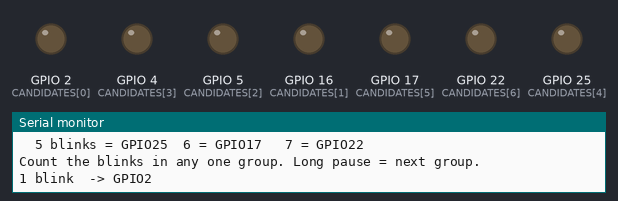
Bench run of a sketch on a simulated ESP32. Parts: output pins drawn as LEDs (lit = HIGH), the last lines printed to the serial monitor.

Above: at 0.8 s.
At 6.96 s:
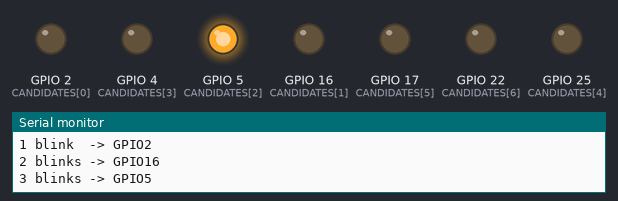
At 10.81 s:
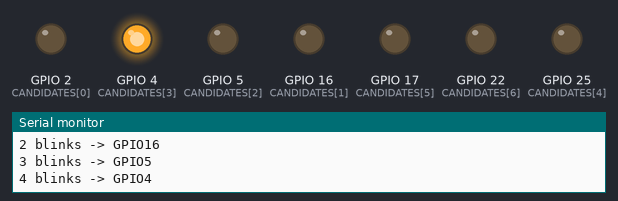
At 19.86 s:
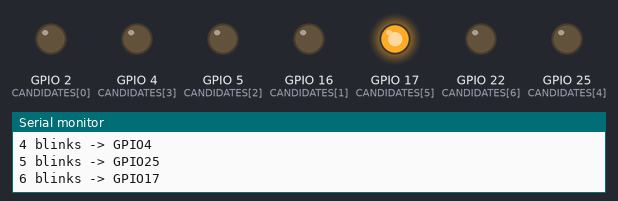
At 27.76 s:
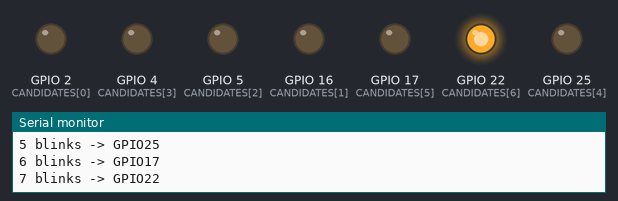
At 39.11 s:
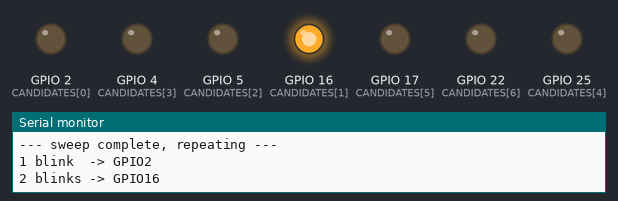
Timing chart, 0 to 40.0 s (numbered marks = the images above):
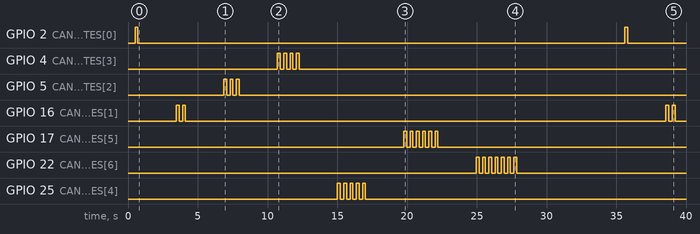

The sketch:

led_probe.ino
```cpp
// Diagnostic utility: find which GPIO drives the onboard LED on these
// WEMOS/Snvi ESP32 + 18650-holder boards. Not part of the deployed system.
//
// Why this exists: the status-indicator firmware needs to know the LED pin,
// and these boards are a generic clone whose pinout is not documented
// consistently. GPIO2 is the usual answer on ESP32 dev boards, but the
// 18650-shield variants have also been seen wired elsewhere, and the
// project's 2026-07-06 bring-up notes record "a basic blink sketch (LED on a
// pin)" without saying which pin it used.
//
// THE GROUPS ARE SELF-IDENTIFYING. Each candidate pin blinks a number of
// times equal to its position in the list, then pauses. So you do not need to
// know when the sweep started or count passes: just count the blinks in any
// one group and that number tells you the pin.
//
//     1 blink  = GPIO2       5 blinks = GPIO25
//     2 blinks = GPIO16      6 blinks = GPIO17
//     3 blinks = GPIO5       7 blinks = GPIO22
//     4 blinks = GPIO4
//
// (An earlier version of this sketch blinked every pin the same number of
// times and expected the pin to be identified by counting passes from the
// start of the sweep. That is unusable in practice -- there is no visible
// marker for where a sweep begins. Hence the encoding.)
//
// Candidates avoid anything the deployed system needs: GPIO21/22 are I2C to
// the MPU-6050 (22 is included last only to catch the case where the "LED" is
// really an I2C activity light), GPIO27 is the capacitive touch electrode,
// and the strapping pins (0, 12, 15) are left out because holding them at the
// wrong level breaks the next firmware upload.
//
// Run with the board on USB. Serial Monitor at 115200 is optional -- the
// blink count is the answer, the serial output just mirrors it.

const int CANDIDATES[] = {2, 16, 5, 4, 25, 17, 22};
const int NUM_CANDIDATES = sizeof(CANDIDATES) / sizeof(CANDIDATES[0]);

const int ON_MS = 200;
const int OFF_MS = 250;
const int GROUP_GAP_MS = 2500;   // long enough that groups never run together
const int SWEEP_GAP_MS = 5000;   // longer still, so a full sweep is obvious

void setup() {
  Serial.begin(115200);
  delay(500);
  Serial.println();
  Serial.println("LED pin probe -- blink COUNT identifies the pin");
  Serial.println("  1 blink = GPIO2    2 = GPIO16   3 = GPIO5   4 = GPIO4");
  Serial.println("  5 blinks = GPIO25  6 = GPIO17   7 = GPIO22");
  Serial.println("Count the blinks in any one group. Long pause = next group.");
  Serial.println();

  for (int i = 0; i < NUM_CANDIDATES; i++) {
    pinMode(CANDIDATES[i], OUTPUT);
    digitalWrite(CANDIDATES[i], LOW);
  }
}

void loop() {
  for (int i = 0; i < NUM_CANDIDATES; i++) {
    int pin = CANDIDATES[i];
    int blinks = i + 1;

    Serial.print(blinks);
    Serial.print(blinks == 1 ? " blink  -> GPIO" : " blinks -> GPIO");
    Serial.println(pin);

    for (int b = 0; b < blinks; b++) {
      digitalWrite(pin, HIGH);
      delay(ON_MS);
      digitalWrite(pin, LOW);
      delay(OFF_MS);
    }
    delay(GROUP_GAP_MS);
  }

  Serial.println("--- sweep complete, repeating ---");
  Serial.println();
  delay(SWEEP_GAP_MS);
}
```

Measured:
- by itself, GPIO 2 (CANDIDATES[0]): alternates HIGH for 0.20 s and LOW for 34.9 s
- by itself, GPIO 4 (CANDIDATES[3]): LOW → HIGH at 10.7 s, → LOW 0.20 s later, → HIGH 0.25 s later, → LOW 0.20 s later, … (8 changes in this stretch)
- by itself, GPIO 5 (CANDIDATES[2]): LOW → HIGH at 6.9 s, → LOW 0.20 s later, → HIGH 0.25 s later, → LOW 0.20 s later, … (6 changes in this stretch)
- by itself, GPIO 16 (CANDIDATES[1]): LOW → HIGH at 3.5 s, → LOW 0.20 s later, → HIGH 0.25 s later, → LOW 0.20 s later, … (8 changes in this stretch)
- by itself, GPIO 17 (CANDIDATES[5]): LOW → HIGH at 19.8 s, → LOW 0.20 s later, → HIGH 0.25 s later, → LOW 0.20 s later, … (12 changes in this stretch)
- by itself, GPIO 22 (CANDIDATES[6]): LOW → HIGH at 25.0 s, → LOW 0.20 s later, → HIGH 0.25 s later, → LOW 0.20 s later, … (14 changes in this stretch)
- by itself, GPIO 25 (CANDIDATES[4]): LOW → HIGH at 15.0 s, → LOW 0.20 s later, → HIGH 0.25 s later, → LOW 0.20 s later, … (10 changes in this stretch)
